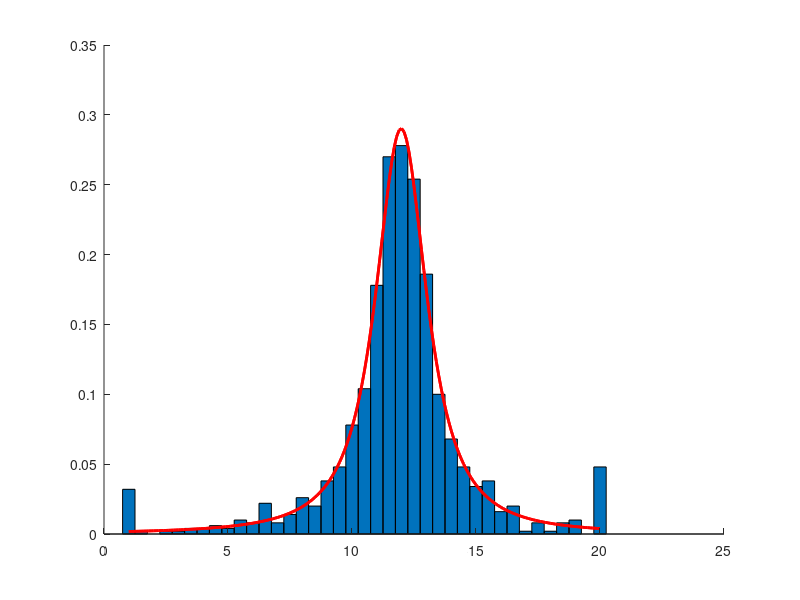

Write MATLAB code to recreate this figure.
function r = fitTDistDemo

%close all previous figures
close all;


%generate some t-ish data
N_DATA = 1000;
actNu = 1.5;actMu = 12; actSigma = 0.8;
actU = gamrnd(actNu/2,actNu/2,1,N_DATA);
actSD = sqrt(actSigma./actU);
data = randn(1,N_DATA).*actSD+actMu;


figure;set(gcf,'Color',[1 1 1]);
x = 1:0.5:20;
h=hist(data,x);
bar(x,h/(N_DATA*0.5),1.0);hold on;set(gca,'Box','Off');

%fit t-distribution
[estMu estSigma estNu] = fitTDist(data)


x2 = 1:0.1:20;
plot(x2,tpdf((x2-estMu)/sqrt(estSigma),estNu)/sqrt(estSigma),'r-','LineWidth',2);

%===============================================
%main loop for EM algorithm

function [estMu estSigma estNu] = fitTDist(data);

N_ITER = 30;
N_DATA = size(data,2);
%set initial mean, variance, dof
estMu = mean(data,2);
estSigma = std(data,[],2);
estNu = rand*10+1;

expectedU = zeros(1,N_DATA);
expectedLogU = zeros(1,N_DATA);
for (cIter = 1:N_ITER)
    x = 1:0.5:20;hold off;
    h=hist(data,x);
    bar(x,h/(N_DATA*0.5),1.0);hold on;set(gca,'Box','Off');

    x2 = 1:0.1:20;
    plot(x2,tpdf((x2-estMu)/sqrt(estSigma),estNu)/sqrt(estSigma),'r-','LineWidth',2);
    drawnow;   
    
    %E-Step - calculate expected U and expected Log U
    a = repmat(estNu/2+1/2,1,N_DATA);
    b = estNu/2+0.5*(((data-estMu).^2)/estSigma);
    expectedU = a./b;
    expectedLogU = psi(a)-log(b);
        
    %M-Step - calculate mean and variance 
    estMu = sum(expectedU.*data)/sum(expectedU);
    estSigma = mean(((data-estMu).^2).*expectedU);
    
    %minimization function here
    estNu= fminbnd(@(x) optCrit(x,expectedLogU,expectedU),-1,5);
    estNu=exp(estNu);

    fprintf('End of Iter %d, Mean = %4.3f, Var = %4.3f, DOF = %4.3f\n',cIter,estMu,estSigma,estNu);

end;

%==================================
function r=optCrit(logNu,expectedLogU, expectedU)

nu = exp(logNu);
N = length(expectedU);
r = N*nu*log(nu/2)/2-N*log(gamma(nu/2))+(nu/2-1)*sum(expectedLogU)-nu*sum(expectedU)/2;
r = r*-1;

